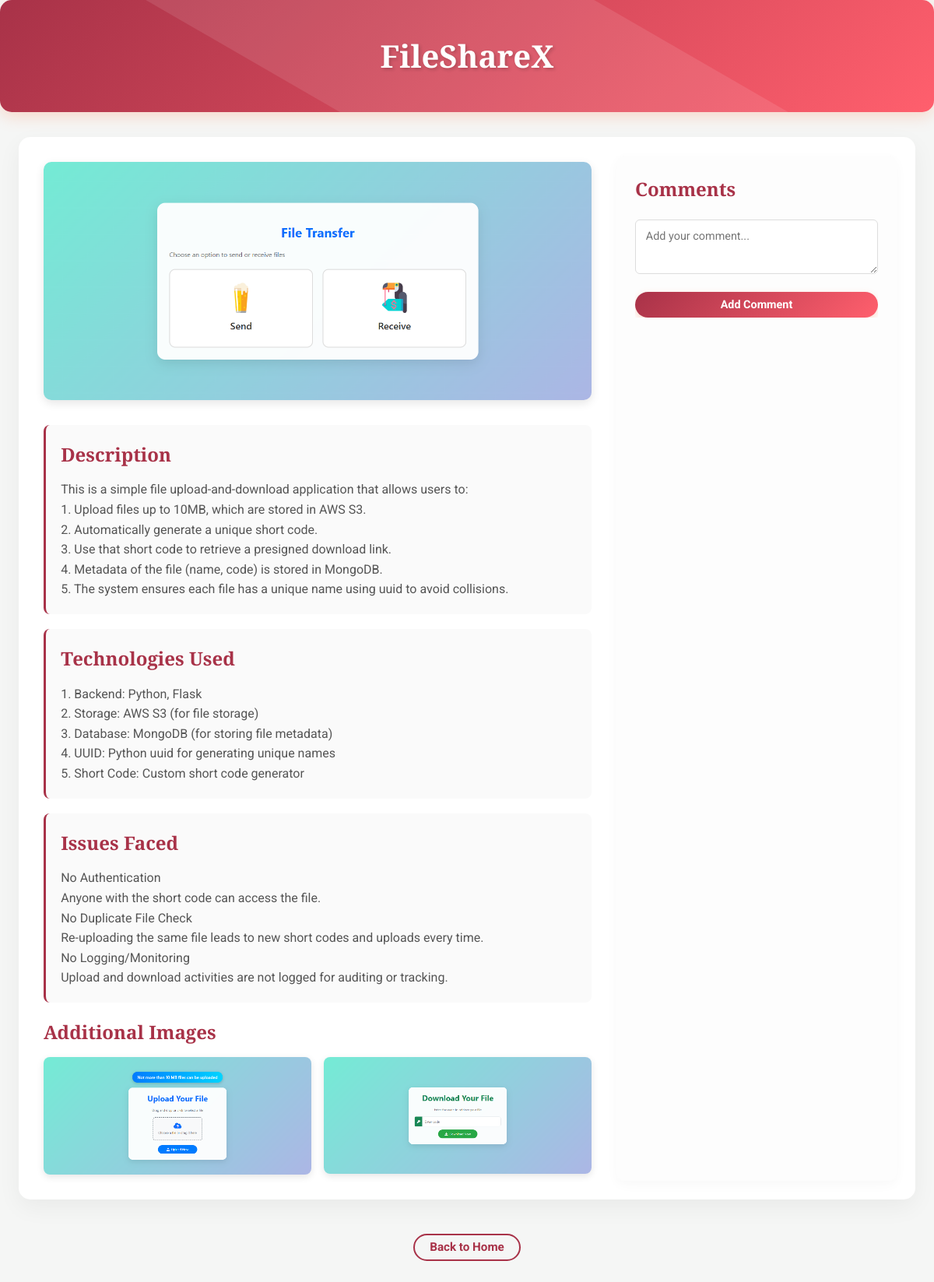
The page /projects/4/ on the database its author committed.
### app/models.py (models this page shows, shortened)
class Project(models.Model):
    CATEGORY_CHOICES = (
        ('web', 'Web Development'),
        ('data', 'Data Analytics'),
        ('cloud', 'Clouds'),
    )
    title = models.CharField(max_length=200)
    description = models.TextField()
    image = models.ImageField(upload_to='project_images/', blank=True, null=True)
    technologies_used = models.TextField(blank=True)
    issues_faced = models.TextField(blank=True)
    category = models.CharField(max_length=50, choices=CATEGORY_CHOICES, default='web')  # Added category field
    created_at = models.DateTimeField(auto_now_add=True)
    updated_at = models.DateTimeField(auto_now=True)

class ProjectImage(models.Model):
    project = models.ForeignKey(Project, related_name='images', on_delete=models.CASCADE)
    image = models.ImageField(upload_to='additional_images/')

### app/views.py (the view, shortened to what this page needs)
# urls.py: path('projects/<int:pk>/', project_detail, name='project-detail'),
def project_detail(request, pk):
    project = Project.objects.get(pk=pk)
    return render(request, 'project_detail.html', {'project': project})

### app/templates/project_detail.html (shortened to what this page needs)
<!DOCTYPE html>
<html lang="en">
<head>
</head>
<body>
    <div class="project-header">
        <h1>{{ project.title }}</h1>
    </div>
    <div class="container">
        <div class="main-content">
            <div class="project-details">
                {% if project.image %}
                    <div class="project-image">
                        <img src="{{ project.image.url }}" alt="{{ project.title }}">
                    </div>
                {% endif %}
                <div class="project-description">
                    <h3>Description</h3>
                    <p>{{ project.description|linebreaksbr }}</p>
                </div>
                <div class="tech-used">
                    <h3>Technologies Used</h3>
                    <p>{{ project.technologies_used|linebreaksbr }}</p>
                </div>
                <div class="issues-faced">
                    <h3>Issues Faced</h3>
                    <p>{{ project.issues_faced|linebreaksbr }}</p>
                </div>
                <h3>Additional Images</h3>
                <div class="additional-images">
                    {% for img in project.images.all %}
                        <img src="{{ img.image.url }}" alt="Additional Image">
                    {% endfor %}
                </div>
            </div>
            <div class="interaction-section">
                <div class="comments-section">
                    <h3>Comments</h3>
                    <form class="comment-form" method="POST" action="{% url 'project-comment' project.id %}">
                        <textarea name="content" placeholder="Add your comment..." required></textarea>
                        <button type="submit">Add Comment</button>
                    </form>
                </div>
            </div>
        </div>
        <div class="back-link">
            <a href="{% url 'home' %}">Back to Home</a>
        </div>
    </div>
</body>
</html>

### app/templates/project_detail.html (style rules this page uses)
* { margin: 0; padding: 0; box-sizing: border-box; }
body { font-family: 'Roboto', sans-serif; background: #f5f6f5 url('https://www.transparenttextures.com/patterns/white-texture.png'); color: #333; line-height: 1.6; overflow-x: hidden; }
.container { max-width: 1200px; margin: 2rem auto; padding: 0 1.5rem; display: flex; flex-direction: column; gap: 1.5rem; }
.project-header { background: linear-gradient(135deg, #a83248 0%, #ff5f6d 100%); padding: 2.5rem; text-align: center; color: #fff; border-radius: 15px; box-shadow: 0 5px 20px rgba(255, 140, 95, 0.3); position: relative; overflow: hidden; }
.project-header::before { content: ''; position: absolute; top: -50%; left: -50%; width: 200%; height: 200%; background: rgba(255, 255, 255, 0.1); transform: rotate(30deg); animation: shine 4s infinite; }
.project-header h1 { font-family: 'Playfair Display', serif; font-size: 2.5rem; font-weight: 700; text-shadow: 2px 2px 4px rgba(0, 0, 0, 0.2); position: relative; z-index: 1; }
.main-content { display: grid; grid-template-columns: 2fr 1fr; gap: 1.5rem; background: #fff; border-radius: 15px; padding: 1.5rem; box-shadow: 0 10px 30px rgba(0, 0, 0, 0.05); animation: fadeIn 0.5s ease-in; }
.project-details { padding: 0.5rem; }
.project-image { margin-bottom: 1.5rem; text-align: center; }
.project-image img { max-width: 100%; height: auto; border-radius: 10px; box-shadow: 0 4px 12px rgba(0, 0, 0, 0.1); transition: transform 0.3s ease; }
.project-description, .tech-used, .issues-faced { background: #fafafa; padding: 1.2rem; border-radius: 8px; margin-bottom: 1.2rem; font-size: 1rem; color: #555; border-left: 3px solid #a83248; }
h3 { font-family: 'Playfair Display', serif; font-size: 1.5rem; color: #a83248; margin-bottom: 0.8rem; }
.additional-images { display: grid; grid-template-columns: repeat(auto-fit, minmax(120px, 1fr)); gap: 1rem; }
.additional-images img { width: 100%; height: auto; border-radius: 8px; box-shadow: 0 3px 10px rgba(0, 0, 0, 0.1); transition: transform 0.3s ease; }
.interaction-section { background: #fdfdfd; padding: 1.5rem; border-radius: 10px; box-shadow: 0 5px 15px rgba(0, 0, 0, 0.03); }
.comments-section { max-height: 400px; overflow-y: auto; }
.comment-form { margin-top: 1.2rem; }
.comment-form textarea { width: 100%; min-height: 70px; padding: 0.8rem; margin-bottom: 1rem; border: 1px solid #ddd; border-radius: 6px; font-family: 'Roboto', sans-serif; font-size: 0.9rem; resize: vertical; transition: border-color 0.3s ease; }
.comment-form button { padding: 0.5rem 1.2rem; background: linear-gradient(135deg, #a83248, #ff5f6d); color: #fff; border: none; border-radius: 20px; font-family: 'Roboto', sans-serif; font-weight: 700; font-size: 0.9rem; cursor: pointer; transition: all 0.3s ease; box-shadow: 0 3px 8px rgba(255, 140, 95, 0.3); width: 100%; }
.back-link { text-align: center; margin: 1.5rem 0; }
.back-link a { color: #a83248; text-decoration: none; font-weight: 700; font-size: 0.95rem; padding: 0.4rem 1.2rem; border: 2px solid #a83248; border-radius: 20px; transition: all 0.3s ease; }

### rows shown on the page
Project: title "FileShareX", image (picture), description "This is a simple file upload-and-download application that allows users to: 1. Upload files up to 10MB, which are stored in AWS S3. 2. Automatically generate a unique short code. 3. Use that short code to retrieve a presigned download link. 4. Metadata of the file (name, code) is stored in MongoDB. 5. The system ensures each file has a unique name using uuid to avoid collisions.", technologies_used "1. Backend: Python, Flask 2. Storage: AWS S3 (for file storage) 3. Database: MongoDB (for storing file metadata) 4. UUID: Python uuid for generating unique names 5. Short Code: Custom short code generator", issues_faced "No Authentication Anyone with the short code can access the file. No Duplicate File Check Re-uploading the same file leads to new short codes and uploads every time. No Logging/Monitoring Upload and download activities are not logged for auditing or tracking."
ProjectImage: image (picture)
ProjectImage: image (picture)
